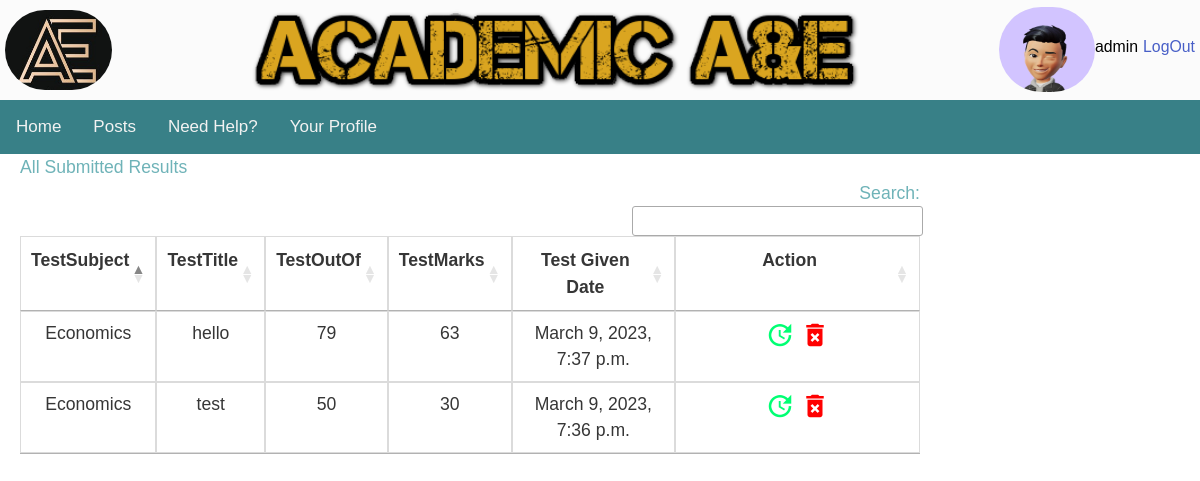
Screenshot of /academic/submitted_results/ (signed in) with the database file from the repository.
### user_profiles/models.py (models this page shows, shortened)
class Profile2(models.Model):
    user = models.OneToOneField(User, on_delete=models.CASCADE)
    avatar = models.ImageField(default='default.jpg', upload_to='profile_images')
    firstname = models.CharField(max_length=100)
    lastname = models.CharField(max_length=100)
    year_group = models.CharField(max_length=10, choices=YEAR_CHOICES)
    subject1 = models.ForeignKey(Subjects, blank=True, null=True, on_delete=models.CASCADE,related_name='subject1')
    subject2 = models.ForeignKey(Subjects, blank=True, null=True, on_delete=models.CASCADE,related_name='subject2')
    subject3 = models.ForeignKey(Subjects, blank=True, null=True, on_delete=models.CASCADE,related_name='subject3')
    subject4 = models.ForeignKey(Subjects, blank=True, null=True, on_delete=models.CASCADE,related_name='subject4')

### academic/models.py (models this page shows, shortened)
class Tests(models.Model):
    test_subject =models.ForeignKey(Subjects, blank=True, null=True, on_delete=models.CASCADE)
    test_title = models.CharField(max_length=100)
    test_given_date= models.DateTimeField()
    test_marks = models.DecimalField(decimal_places=0, max_digits=4)
    test_outof =  models.DecimalField(decimal_places=0, max_digits=4)
    submitted = models.DateField(auto_now_add=True)
    username = models.ForeignKey(User, blank=True, null=True, on_delete=models.CASCADE)

class Subjects(models.Model):
    subject_name=models.CharField(max_length=20, choices=SUBJECT_CHOICES,unique=True)
    def __str__(self):
        return str(self.subject_name)

### academic/views.py (the view)
# urls.py: path('submitted_results/', views.submitted_results, name='submitted-request'),
@login_required(login_url=reverse_lazy('login'))
def submitted_results(request):
    user_id=request.user.id
    test_list=Tests.objects.filter(username=user_id).order_by('-id')
    return render(request, 'academic/submitted_results.html', {'test_list': test_list})

### academic/templates/academic/submitted_results.html (shortened to what this page needs)
{% extends "base.html" %}
{% load static %}
{% block content %}
<h1>All Submitted Results</h1>
    <table id="SubmittedTests" class="table is-bordered">
      <thead>
        <tr>
          <th>TestSubject</th>
          <th>TestTitle</th>
          <th>TestOutOf</th>
          <th>TestMarks</th>
          <th>Test Given Date</th>
          <th>Action</th>
      </tr>
      </thead>
    <tbody>
      {%   for result in test_list %}
      <tr>
        <td>{{ result.test_subject }}</td>
        <td>{{ result.test_title }}</td>
        <td>{{ result.test_outof }}</td>
        <td>{{ result.test_marks }}</td>
        <td>{{ result.test_given_date }}</td>
        <td>
          <a href='/academic/update_test/{{result.id}}'><i class="material-icons" style="font-size:30px;color:rgb(0, 255, 115)">update</i> </a>
          <a href='/academic/delete_test/{{result.id}}'> <i class="material-icons" style="font-size:30px;color:red">delete_forever</i></a>
        </td>
      </tr>
    {% endfor %}
    </tbody>
     </table>
{% endblock content %}

### nea_site/templates/base.html (shortened to what this page needs)
{% load static %}
<!DOCTYPE html>
<html>
<head>
<link href ="{% static 'main.css' %}" rel ="stylesheet" type = "text/css">
<link rel="stylesheet" type="text/css" href="{% static 'cal/css/styles.css' %}">
<link rel="stylesheet" type="text/css" href="https://cdn.datatables.net/1.13.1/css/jquery.dataTables.min.css">
<link rel="stylesheet" href="https://cdnjs.cloudflare.com/ajax/libs/Chart.js/2.8.0/Chart.min.css" />
<link rel="stylesheet" href="https://cdn.jsdelivr.net/npm/bulma@0.9.3/css/bulma.min.css">
</head>
<body>
<div class ="wrapper">
    <div class="header">
        <div class="header-logo"><img class="header-logo-image" src="{% static 'logo.jpg' %}" alt=""/></div>
        <div class="header-top-banner"><img class="top-banner-image" src="{% static 'top_banner.png' %}" width="700" height="150" title="I'm the top banner" alt=""/></div>
        <div class="user-login-status">
            {% if user.is_authenticated %}
            <img class="user-profile-image" src="{{ user.profile2.avatar.url }} "/>
            <div class="user-name">  <h1>{{ user.username }} </h1></div>
            <div class="user-logout-url"><a href="{% url 'logout' %}?next=/">LogOut</a></div>
            {% endif %}
        </div>
    </div>
    <div id="topnavbar">
        <a class="nav-link" href="{% url 'homepage' %}">Home</a>
        <a class="nav-link" href="{% url 'posts:mainscreen' %} ">Posts</a>
        <a class="nav-link" href="/need_help">Need Help?</a>
        <a class="nav-link" href="/user_profiles/profile/">Your Profile</a>
    </div>
    <div id="main">
        {% block content %}
        {% endblock content %}
    </div>
</div>
</body>
</html>

### nea_site/static/main.css (style rules this page uses)
.wrapper { background-color: currentColor; font-family: 'Avenir', Helvetica, sans-serif; font-size: 1.1em; text-align: justify; color: #fbfbfb; margin-top: 0px; margin-left: auto; margin-right: auto; width: auto; }
.header { display:flex }
.header-logo { display:flex; height: 100px; vertical-align: top; margin-left: 5px; }
.header-logo-image { width: 120px; height: 80px; border-radius: 130px; margin-top: 10px; }
.user-profile-image { width: 120px; height: 85px; border-radius: 150px; vertical-align: top; margin-top: 7px; }
.header-top-banner { display: flex; width: auto; height: 100px; vertical-align: top; align-content: center; margin-right: 130px; margin-left: 130px; }
.top-banner-image { height: 100px; }
.user-login-status { color: #353942; display: flex; width: auto; }
.user-name { display: flex; text-align: center; font-size: 0.9em; margin-top: 5px; margin-right: 5px; padding-top: 30px; padding-bottom: 10px; clear: both; color: black; }
.user-logout-url { display: flex; text-align: center; font-size: 0.9em; margin-top: 5px; margin-right: 5px; padding-top: 30px; padding-bottom: 10px; clear: both; color: black; }
#topnavbar { background-color: #388087; overflow: hidden; }
#topnavbar a { float: left; color: #f2f2f2; text-align: center; padding: 14px 16px; text-decoration: none; font-size: 17px; }
#main { width: 100%; float: left; margin-left: 20px; margin-right: 10px; padding-right: 10px; color: #6FB3B8; }

### rows the page displays
Tests: test_subject "Economics", test_title "hello", test_outof "79", test_marks "63", test_given_date "March 9, 2023, 7:37 p.m."
Tests: test_subject "Economics", test_title "test", test_outof "50", test_marks "30", test_given_date "March 9, 2023, 7:36 p.m."

### other values shown
{{ user.username }} "admin"
